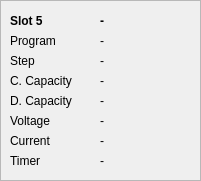
   <widget class="QFrame" name="frame_5">
    <property name="geometry">
     <rect>
      <x>10</x>
      <y>370</y>
      <width>201</width>
      <height>181</height>
     </rect>
    </property>
    <property name="frameShape">
     <enum>QFrame::StyledPanel</enum>
    </property>
    <property name="frameShadow">
     <enum>QFrame::Raised</enum>
    </property>
    <widget class="QLabel" name="lbl_s5_chem_state">
     <property name="geometry">
      <rect>
       <x>100</x>
       <y>10</y>
       <width>91</width>
       <height>22</height>
      </rect>
     </property>
     <property name="font">
      <font>
       <weight>75</weight>
       <bold>true</bold>
      </font>
     </property>
     <property name="text">
      <string>-</string>
     </property>
    </widget>
    <widget class="QLabel" name="lbl_s5_program">
     <property name="geometry">
      <rect>
       <x>10</x>
       <y>30</y>
       <width>71</width>
       <height>22</height>
      </rect>
     </property>
     <property name="text">
      <string>Program</string>
     </property>
    </widget>
    <widget class="QLabel" name="ldl_s5_name">
     <property name="geometry">
      <rect>
       <x>10</x>
       <y>10</y>
       <width>51</width>
       <height>22</height>
      </rect>
     </property>
     <property name="font">
      <font>
       <weight>75</weight>
       <bold>true</bold>
      </font>
     </property>
     <property name="text">
      <string>Slot 5</string>
     </property>
    </widget>
    <widget class="QLabel" name="lbl_s5_program_state">
     <property name="geometry">
      <rect>
       <x>100</x>
       <y>30</y>
       <width>71</width>
       <height>22</height>
      </rect>
     </property>
     <property name="text">
      <string>-</string>
     </property>
    </widget>
    <widget class="QLabel" name="lbl_s5_step">
     <property name="geometry">
      <rect>
       <x>10</x>
       <y>50</y>
       <width>71</width>
       <height>22</height>
      </rect>
     </property>
     <property name="text">
      <string>Step</string>
     </property>
    </widget>
    <widget class="QLabel" name="lbl_s5_step_state">
     <property name="geometry">
      <rect>
       <x>100</x>
       <y>50</y>
       <width>71</width>
       <height>22</height>
      </rect>
     </property>
     <property name="text">
      <string>-</string>
     </property>
    </widget>
    <widget class="QLabel" name="lbl_s5_ccap">
     <property name="geometry">
      <rect>
       <x>10</x>
       <y>70</y>
       <width>91</width>
       <height>22</height>
      </rect>
     </property>
     <property name="text">
      <string>C. Capacity</string>
     </property>
    </widget>
    <widget class="QLabel" name="lbl_s5_ccap_state">
     <property name="geometry">
      <rect>
       <x>100</x>
       <y>70</y>
       <width>91</width>
       <height>22</height>
      </rect>
     </property>
     <property name="text">
      <string>-</string>
     </property>
    </widget>
    <widget class="QLabel" name="lbl_s5_voltage">
     <property name="geometry">
      <rect>
       <x>10</x>
       <y>110</y>
       <width>91</width>
       <height>22</height>
      </rect>
     </property>
     <property name="text">
      <string>Voltage</string>
     </property>
    </widget>
    <widget class="QLabel" name="lbl_s5_current">
     <property name="geometry">
      <rect>
       <x>10</x>
       <y>130</y>
       <width>91</width>
       <height>22</height>
      </rect>
     </property>
     <property name="text">
      <string>Current</string>
     </property>
    </widget>
    <widget class="QLabel" name="lbl_s5_timer">
     <property name="geometry">
      <rect>
       <x>10</x>
       <y>150</y>
       <width>91</width>
       <height>22</height>
      </rect>
     </property>
     <property name="text">
      <string>Timer</string>
     </property>
    </widget>
    <widget class="QLabel" name="lbl_s5_voltage_state">
     <property name="geometry">
      <rect>
       <x>100</x>
       <y>110</y>
       <width>91</width>
       <height>22</height>
      </rect>
     </property>
     <property name="text">
      <string>-</string>
     </property>
    </widget>
    <widget class="QLabel" name="lbl_s5_current_state">
     <property name="geometry">
      <rect>
       <x>100</x>
       <y>130</y>
       <width>91</width>
       <height>22</height>
      </rect>
     </property>
     <property name="text">
      <string>-</string>
     </property>
    </widget>
    <widget class="QLabel" name="lbl_s5_timer_state">
     <property name="geometry">
      <rect>
       <x>100</x>
       <y>150</y>
       <width>91</width>
       <height>22</height>
      </rect>
     </property>
     <property name="text">
      <string>-</string>
     </property>
    </widget>
    <widget class="QLabel" name="lbl_s5_dcap">
     <property name="geometry">
      <rect>
       <x>10</x>
       <y>90</y>
       <width>91</width>
       <height>22</height>
      </rect>
     </property>
     <property name="text">
      <string>D. Capacity</string>
     </property>
    </widget>
    <widget class="QLabel" name="lbl_s5_dcap_state">
     <property name="geometry">
      <rect>
       <x>100</x>
       <y>90</y>
       <width>91</width>
       <height>22</height>
      </rect>
     </property>
     <property name="text">
      <string>-</string>
     </property>
    </widget>
   </widget>
